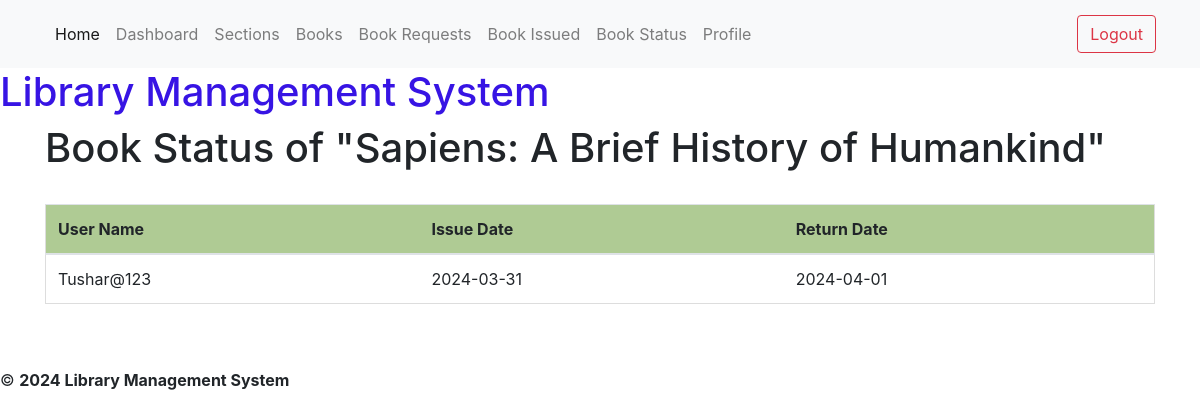
Screenshot of /book/status/info/Sapiens: A Brief History of Humankind (signed in) with the database file from the repository.
### models.py (models this page shows)
class BookIssue(db.Model):
    id = db.Column(db.Integer, primary_key=True)
    user_name = db.Column(db.String(255), db.ForeignKey('user.username'), nullable=False)
    book_name = db.Column(db.String(255), db.ForeignKey('book.name'), nullable=False)
    book_author = db.Column(db.String(255), db.ForeignKey('book.authors'), nullable=False)
    issue_date = db.Column(db.Date, db.ForeignKey('book_request.request_date'), nullable=False)
    return_date = db.Column(db.Date, db.ForeignKey('book_request.return_date'))
    approved = db.Column(db.String(255),db.ForeignKey('book_request.status'), nullable=False)
    read = db.Column(db.String(255), db.ForeignKey('book.content'))
    feedback = db.Column(db.String(255), nullable=True)

### routes.py (the view)
@app.route('/book/status/info/<name>') # admin's route to see book's status to whom it have been issued
@check_return_and_revoke
@admin_required
def book_status_info(name):
    users_issued = get_user(name)
    book_issues = BookIssue.query.filter_by(book_name=name).all()
    if not book_issues:
        flash ('Book not found')
        return redirect(url_for('admin'))
    return render_template('book_status_info.html', name=name, users_issued=users_issued)

### routes.py (called while the page is built)
def check_return_and_revoke(func):
    @wraps(func)
    def wrapper(*args, **kwargs):
        issues = BookIssue.query.filter_by(approved='Accepted').all()
        for issue in issues:
            if datetime.now().date() > issue.return_date:
                issue.approved = 'Revoked'
                issue.return_date = datetime.now().date()
                db.session.commit()
        return func(*args, **kwargs)
    return wrapper

def admin_required(func):
    @wraps(func)
    def check(*args, **kwargs):
        if 'user_id' not in session:
            flash('Please login to continue')
            return redirect(url_for('login'))
        user = User.query.get(session['user_id'])
        if not user.is_admin:
            flash('You are not authorized to access this page')
            return redirect(url_for('index'))
        return func(*args, **kwargs)
    return check

def get_user(book_name):
    book_issues = BookIssue.query.filter_by(book_name=book_name, approved='Accepted').all()
    users_issued = [(issue.user_name, issue.issue_date, issue.return_date) for issue in book_issues]
    return users_issued

### templates/book_status_info.html (shortened to what this page needs)
{% extends 'admin_base.html'%}
{% block content %}
<h1>Book Status of  "{{ name }}"</h1><br>
      <table class="table">
         <thead>
            <tr>
               <th>User Name</th>
               <th>Issue Date</th>
               <th>Return Date</th>
            </tr>
         </thead>
         <tbody>
            {% for user in users_issued %}
            <tr>
               <td>{{ user[0] }}</td>
               <td>{{ user[1] }}</td>
               <td>{{ user[2] }}</td>
            </tr>
            {% endfor %}
         </tbody>
      </table>
{% endblock%}

### static/css/styles.css (style rules this page uses)
.table { width: 100%; border: 1px solid #ddd; }
.table th, .table td { padding: 8px; border-bottom: 1px solid #ddd; }
.table th { background-color: #afcb94; font-weight: bold; text-align: left; }

### rows the page displays
BookIssue: book_name "Sapiens: A Brief History of Humankind", user_name "Tushar@123", issue_date "2024-03-31", return_date "2024-04-01"
